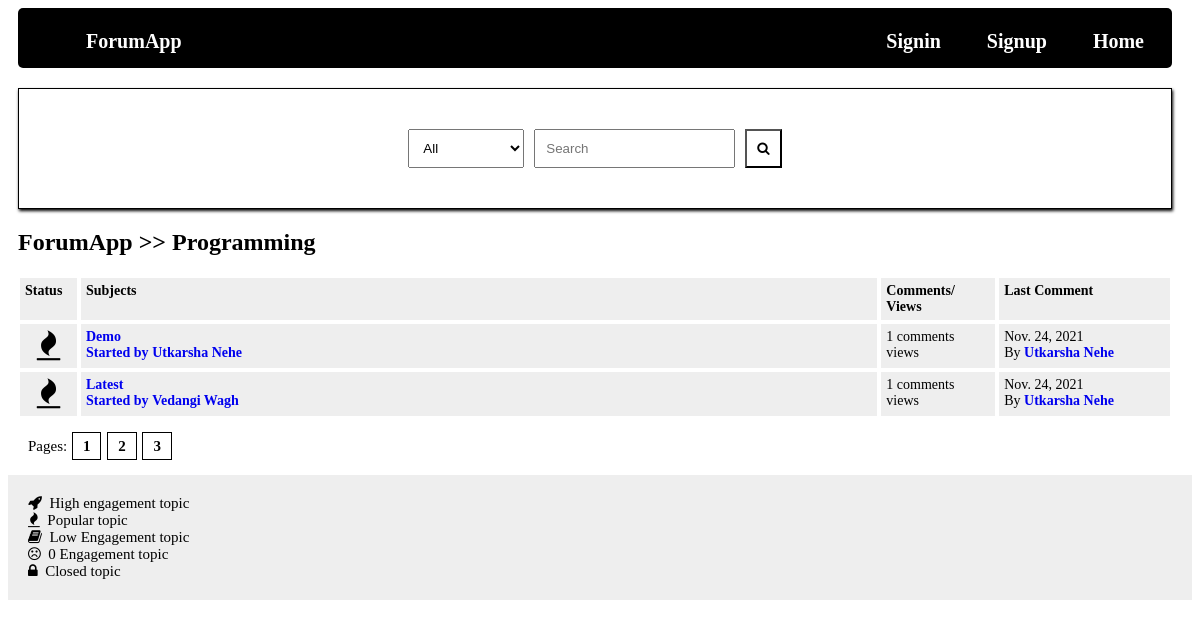
Before: /posts/programming/ with the older database file.
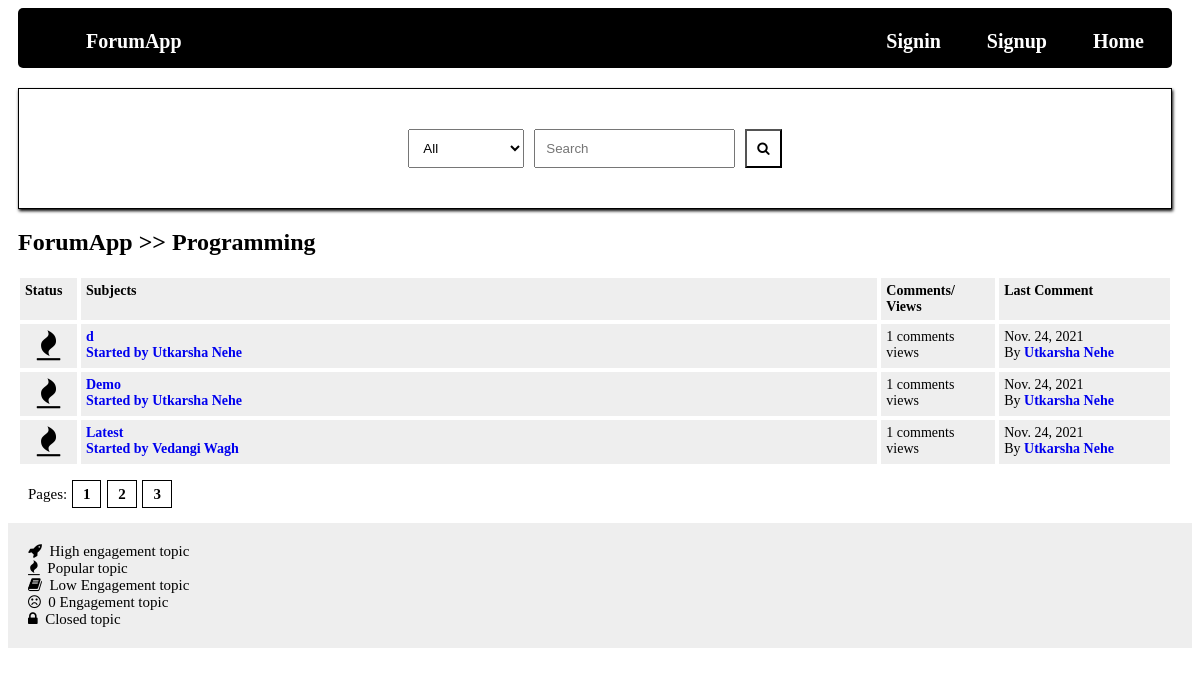
After: the same page with the newer database file.
### online_forum/models.py (models this page shows, shortened)
class Post(models.Model):
    title = models.CharField(max_length=1000)
    slug = models.SlugField(max_length=1500, unique=True, blank=True)
    author = models.ForeignKey(Author, on_delete=models.CASCADE)
    content = HTMLField()
    categories = models.ManyToManyField(Category)
    timestamp = models.DateTimeField(auto_now_add=True)
    approved = models.BooleanField(default=False)
    hit_count_generic = GenericRelation(HitCount, object_id_field='object_pk',
                                        related_query_name='hit_count_generic_relation')
    tags = TaggableManager()
    comments = models.ManyToManyField(Comment, blank=True)
    def get_url(self):
        return reverse("post-detail", kwargs={
            'slug': self.slug
        })
    @property
    def number_of_comments(self):
        return self.comments.count()
    @property
    def last_comment(self):
        return self.comments.latest('timestamp')

class Author(models.Model):
    user = models.ForeignKey(User, on_delete=models.CASCADE)
    full_name = models.CharField(max_length=255, blank=True)
    slug = models.SlugField(max_length=512, unique=True, blank=True)
    bio = HTMLField()
    points = models.IntegerField(default=0)
    profile_pic = ResizedImageField(size=[50, 80], quality=100, upload_to='authors', default=None, blank=False)

class Comment(models.Model):
    user = models.ForeignKey(Author, on_delete=models.CASCADE)
    content = models.TextField()
    timestamp = models.DateTimeField(auto_now_add=True)
    replies = models.ManyToManyField(Reply, blank=True)

### online_forum/views.py (the view)
# urls.py: path('posts/<slug>/', views.show_posts, name='posts'),
def show_posts(request, slug):
    category = get_object_or_404(Category, slug=slug)
    posts = Post.objects.filter(approved=True, categories=category)
    context = {
        'posts': posts,
        'forum': category,
    }
    return render(request, 'posts.html', context)

### online_forum/models.py (called while the page is built)
    def get_url(self):
        return reverse("posts", kwargs={
            'slug': self.slug
        })

### templates/posts.html
{% extends 'base.html' %}
{% load hitcount_tags %}
{% block content %}
    <div class="container">
        <div class="forum-navigation">
            <span>
                <a href="{% url 'index' %}">ForumApp</a> >>
                <a href="{{ forum.get_url }}">{{ forum.title }}</a>
            </span>
        </div>
        <div class="posts-table">
            <div class="table-heading">
                <div class="status">Status</div>
                <div class="subjects">Subjects</div>
                <div class="replies">Comments/<br/>Views</div>
                <div class="last-reply">Last Comment</div>
            </div>
            <div class="table-body">
                {% for post in posts %}
                <div class="table-row">
                    <div class="status"><i class="fa fa-fire"></i></div>
                    <div class="subjects">
                        <a href="{{ post.get_url }}">{{ post.title }}<br>
                        <span>Started by <b><a href="#">{{ post.author.full_name|title }}</a></b></span>
                    </div>
                    <div class="replies">
                        {{ post.number_of_comments }} comments <br/> {% get_hit_count for post %} views
                    </div>
                    <div class="last-reply">
                        {{ post.last_comment.timestamp|date }}
                        <br/>
                        By <b><a href="#">{{ post.last_comment.user.full_name|title }}</a></b>
                    </div>
                </div>
                {% endfor %}
            </div>
        </div>
    </div>
    <div class="pagination">
        <pagination>
            Pages:
            <a href="#">1</a>
            <a href="#">2</a>
            <a href="#">3</a>
        </pagination>
    </div>
    <div class="status-note">
            <span>
                <i class="fa fa-rocket"></i> &nbsp;High engagement topic
            </span>
            <br/>
            <span>
                <i class="fa fa-fire"></i> &nbsp;Popular topic
            </span>
            <br/>
            <span>
                <i class="fa fa-book"></i> &nbsp;Low Engagement topic
            </span>
            <br/>
            <span>
                <i class="fa fa-frown-o"></i> &nbsp;0 Engagement topic
            </span>
            <br/>
            <span>
                <i class="fa fa-lock"></i> &nbsp;Closed topic
            </span>
            <br/>
        </div>
{% endblock content %}

Changed rows visible on the page:
now on this page (row edited): Post: title "d", author.full_name "Utkarsha Nehe", number_of_comments "1", last_comment.timestamp "Nov. 24, 2021", last_comment.user.full_name "Utkarsha Nehe"
